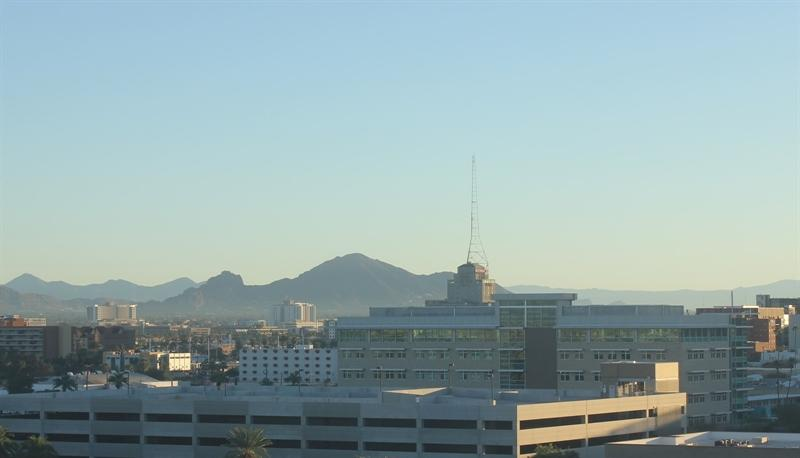
#> input picture Jobsheet 4 (Klasifikasi)/images/training/day/20151101_142050.jpg, 800 x 458 px; its folder holds only this picture in this run
$ jupyter execute --allow-errors Tugas-2.ipynb
#> lines starting #> are read from the running program, lines starting #| are printed output that depends on the picture
<a href="https://colab.research.google.com/github/WulanMPF/ML_Wulan-Maulidya_27/blob/main/Jobsheet%204%20(Klasifikasi)/Tugas-2.ipynb" target="_parent"></a>

# TUGAS 2
Buatlah model klasifikasi dengan menggunakan SVM berdasarkan data pada Percobaan 5 dengan menggunakan fitur histogram.

**Connect to Drive**

[cell 1]
from google.colab import drive
drive.mount('/content/drive')

**Import Library**

[cell 2]
# Import Required Libraries
from pathlib import Path
import matplotlib.image as mpimg
import matplotlib.pyplot as plt
import cv2
import numpy as np
from sklearn import svm
from sklearn.model_selection import train_test_split
from sklearn.metrics import accuracy_score

**Load Image**

[cell 3]
# Image directories
train_dir = "/content/drive/MyDrive/ML/week 4/images/training"
test_dir = "/content/drive/MyDrive/ML/week 4/images/test"

**Membuat Daftar Path**

[cell 4]
def load_dataset(img_dir):
    p = Path(img_dir)
    dirs = p.glob('*')

    img_list = []

    for dir in dirs:
        label = str(dir).split('/')[-1]
        for file in dir.glob('*.jpg'):
            img = mpimg.imread(file)
#> img is the input picture: shape (458, 800, 3); mean R, G, B 147.2, 168.7, 170.2

            if not img is None:
                img_list.append((img, label))

    return img_list

**Load Data Training**

[cell 5]
train_img = load_dataset(train_dir)
#> train_img = 2 items

**Load Data Test**

[cell 6]
test_img = load_dataset(test_dir)

**Cek List**

[cell 7]
train_img[0]

**Cek Random Ukuran Data**

[cell 8]
pick_random = np.random.randint(0, len(train_img))
#> pick_random = 0

print(f'Image {pick_random}')
#| Image 0
print(train_img[pick_random][0].shape)
#| (458, 800, 3)

**Tampilkan Gambar**

[cell 9]
def random_img_viz(img_list):
    rand_num = np.random.randint(0, len(img_list))
#> rand_num = 1

    img = img_list[rand_num][0]
    label = img_list[rand_num][1]
#> label = 'night'
    label_str = 'day' if label == 1 else 'night'
#> label_str = 'night'

    plt.imshow(img)
    print(f'Shape\t: {img.shape}')
#| Shape	: (737, 1024, 3)
    print(f'Label\t: {label}')
#| Label	: night

**Tampilkan Acak**

[cell 10]
random_img_viz(train_img)

**Standarkan Ukuran Data**

[cell 11]
def standarized_input(image):
    # resize to w: 1100, h:600
    std_img = cv2.resize(image, (1100,600))

    return std_img

**Encode**

[cell 12]
def label_encoder(label):
    # Encode the label
    # day as 1; night as 0
    num_val = 0

    if(label == 'day'):
        num_val = 1

    return num_val

**Standarkan Ukuran & Encode**

[cell 13]
def preprocess(img_list):
    std_img_list = []

    for item in img_list:
        image = item[0]
        label = item[1]

        # Standarized the image
        std_img = standarized_input(image)

        # Create the label
        img_label = label_encoder(label)

        std_img_list.append((std_img, img_label))
#> this loop made 2 passes
#> (label, num_val in label_encoder, img_label) on passes 1 to 2: ('day', 1, 1), ('night', 0, 0)
#> pass 1, in standarized_input, `std_img = cv2.resize(image, (1100,600))`:
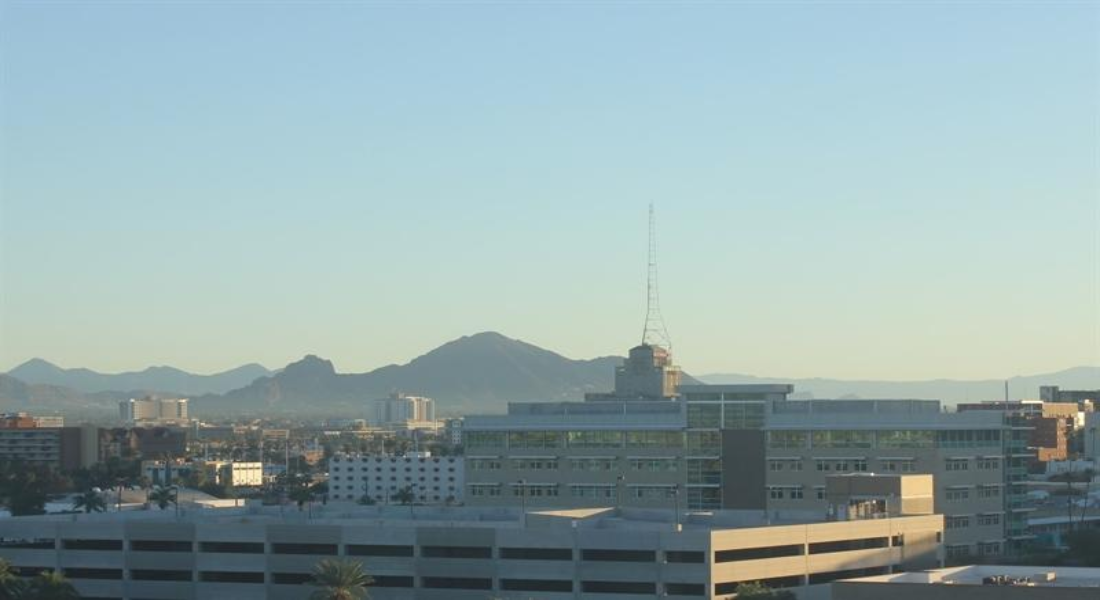
#> std_img: shape (600, 1100, 3); mean R, G, B 147.1, 168.7, 170.1
#> pass 2, in standarized_input (call 2), `std_img = cv2.resize(image, (1100,600))`:
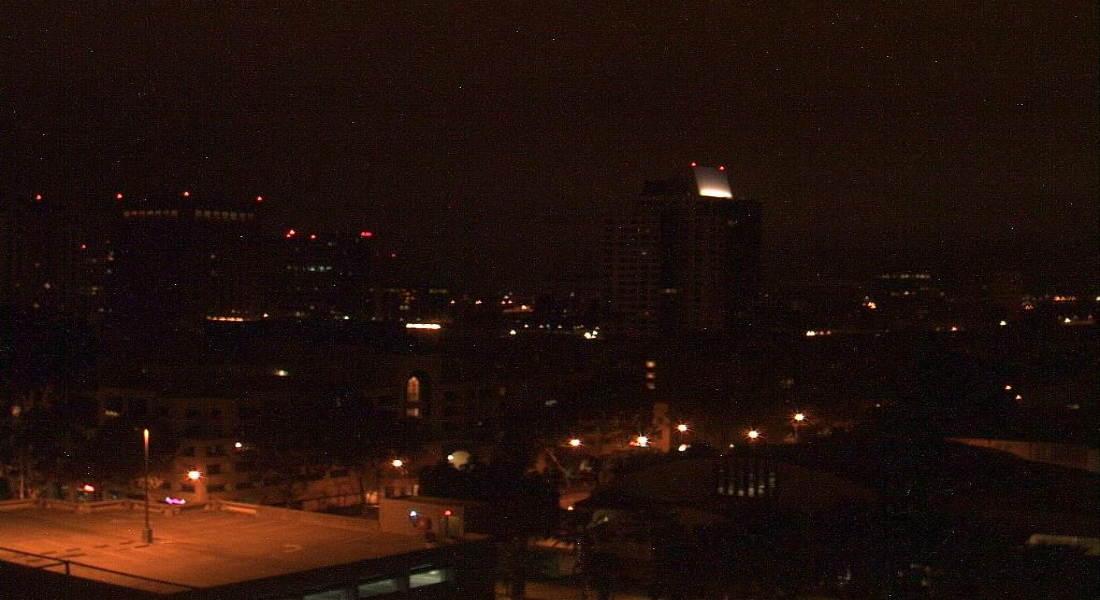
#> std_img: shape (600, 1100, 3); mean R, G, B 33, 16.4, 10.5
#> after the loop, std_img_list = 2 items

    return std_img_list

**Pra Pengolahan Pada Data Training**

[cell 14]
train_std_img_list = preprocess(train_img)
#> train_std_img_list = 2 items

**Pra Pengolahan Pada Data Test**

[cell 15]
test_std_img_list = preprocess(test_img)
#> test_std_img_list = []

**Cek Random Ukuran Data**

[cell 16]
pick_random = np.random.randint(0, len(train_std_img_list))
#> pick_random = 1

print(f'Image {pick_random}')
#| Image 1
print(train_std_img_list[pick_random][0].shape)
#| (600, 1100, 3)

**Tampilkan Acak**

[cell 17]
random_img_viz(train_std_img_list)
#| Shape	: (600, 1100, 3)
#| Label	: 1

**Ekstraksi Fitur Histogram**

[cell 18]
def brightness_histogram(image):
    # Konversi gambar ke grayscale
    gray = cv2.cvtColor(image, cv2.COLOR_RGB2GRAY)

    # Hitung histogram grayscale
    hist = cv2.calcHist([gray], [0], None, [256], [0, 256])

    # Nilai rata-rata kecerahan
    avg_brightness = np.mean(gray)

    return hist, avg_brightness

**Ekstraksi Fitur AVG Kecerahan**

[cell 19]
def extract_features(img_list):
    features = []
    labels = []

    for item in img_list:
        image = item[0]
        label = item[1]

        # Ekstraksi histogram dan rata-rata kecerahan
        _, avg_brightness = brightness_histogram(image)

        # Simpan nilai rata-rata kecerahan sebagai fitur
        features.append([avg_brightness])
        labels.append(label)
#> this loop made 2 passes
#> (label, avg_brightness) on passes 1 to 2: (1, 162.4), (0, 20.71)
#> pass 1, in brightness_histogram, `gray = cv2.cvtColor(image, cv2.COLOR_RGB2GRAY)`:
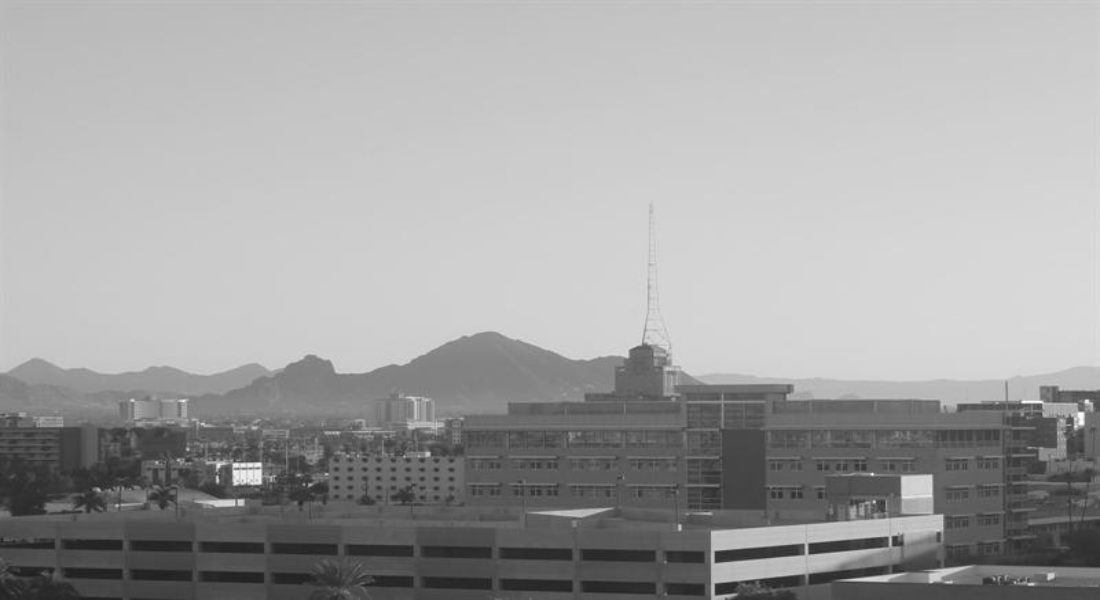
#> gray: shape (600, 1100); min 30, max 252, mean 162.4
#> pass 2, in brightness_histogram (call 2), `gray = cv2.cvtColor(image, cv2.COLOR_RGB2GRAY)`:
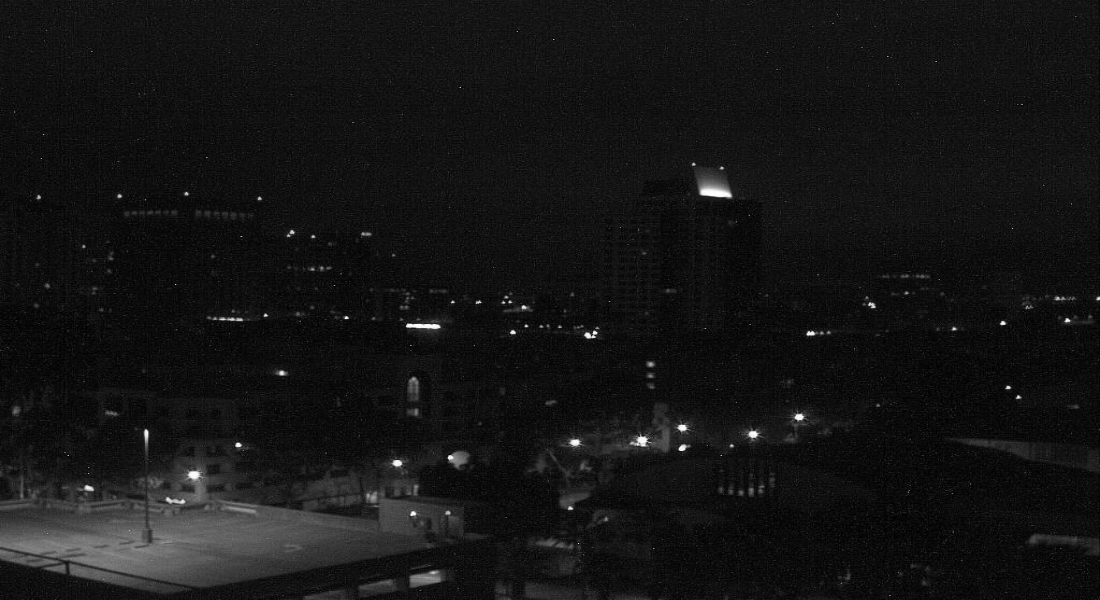
#> gray: shape (600, 1100); min 0, max 254, mean 20.7
#> after the loop, features = [[162.4], [20.71]]; labels = [1, 0]

    return np.array(features), np.array(labels)

**Ekstraksi Fitur Data Training**

[cell 20]
train_features, train_labels = extract_features(train_std_img_list)
#> train_features = [162.4, 20.71]; train_labels = [1, 0]

**Ekstraksi Fitur Data Test**

[cell 21]
test_features, test_labels = extract_features(test_std_img_list)
#> test_features = empty array; test_labels = empty array

**Split Data**

[cell 22]
X_train, X_val, y_train, y_val = train_test_split(train_features, train_labels, test_size=0.2, random_state=42)
#> X_train = [162.4]; X_val = [20.71]; y_train = [1]; y_val = [0]

**Cek Data**

[cell 23]
# Pengecekan gambar secara acak
def check_random_brightness(img_list):
    rand_num = np.random.randint(0, len(img_list))
#> rand_num = 1
    img = img_list[rand_num][0]
    label = img_list[rand_num][1]
#> label = 0

    # Konversi gambar ke RGB jika diperlukan
    img_rgb = cv2.cvtColor(img, cv2.COLOR_BGR2RGB)

    hist, avg_brightness = brightness_histogram(img_rgb)
#> in brightness_histogram (call 3), `gray = cv2.cvtColor(image, cv2.COLOR_RGB2GRAY)`:
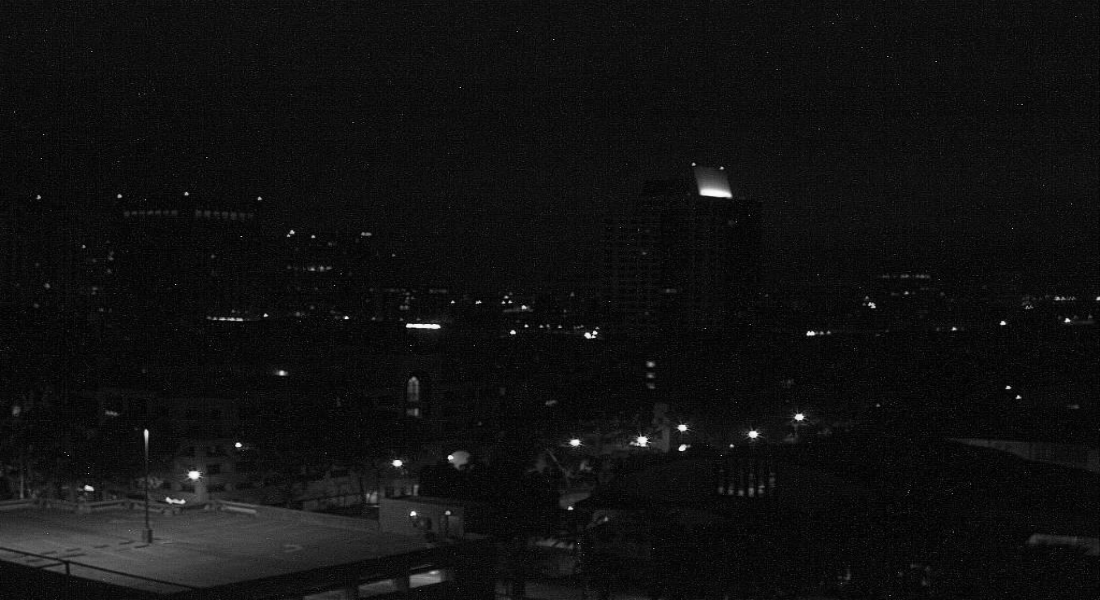
#> gray: shape (600, 1100); min 0, max 253, mean 16.6
#> in brightness_histogram (call 3), `hist = cv2.calcHist([gray], [0], None, [256], [0, 256])`: hist = 256 values, max 44886 at index 13, min 0 at index 254, mean 2578.1
#> in brightness_histogram (call 3), `avg_brightness = np.mean(gray)`: avg_brightness = 16.57
#> avg_brightness = 16.57

    # Tampilkan gambar
    plt.imshow(img_rgb)
    plt.title(f'Image {rand_num + 1}\nLabel: {"Day" if label == 1 else "Night"}\nAvg Brightness: {avg_brightness:.2f}')
    plt.show()

# Pengecekan pada gambar acak
check_random_brightness(train_std_img_list)
